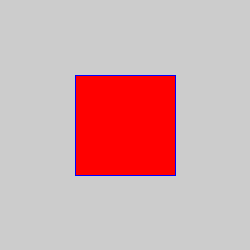
Frame 1 (no input)
Frame 60 (the mouse pressed at the canvas centre just before this capture): identical to frame 1, image omitted
Frame 120 (the mouse held since frame 60 and released just before this capture): identical to frame 1, image omitted

The Processing sketch that drew this single still picture (run headless with seeded random() and noise(); from frame 60 on, the mouse is pressed at the canvas centre):

// Processing sketch: fig_1_11
// ── fig_1_11.pde
void setup()
{

  size(250, 250);//sketch size

}

void draw()

{

  stroke(0,0,255);  //blue outline

  fill(255,0,0);  //red fill

  rect(75,75,100,100); //rectangle size and position

}
